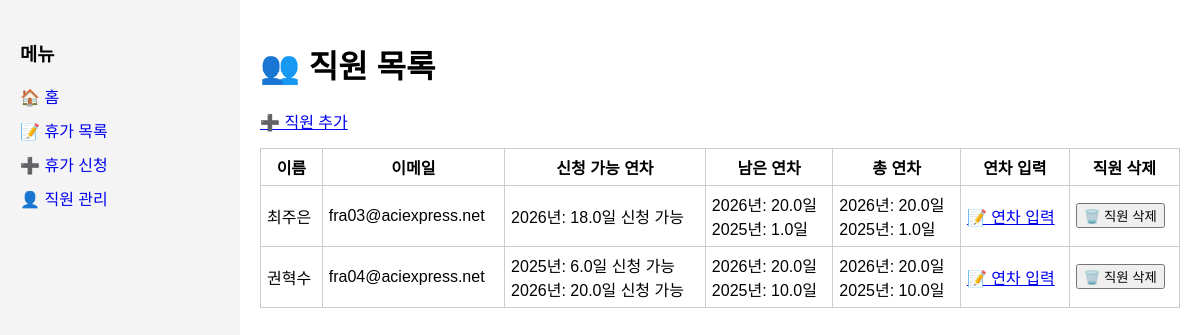
Screenshot of /users with the database file from the repository.
### app/models.py (models this page shows)
class User(db.Model):
    id = db.Column(db.Integer, primary_key=True)
    name = db.Column(db.String(50), nullable=False)
    email = db.Column(db.String(100))
    leaves = db.relationship(
        "Leave",
        backref="user",
        lazy=True,
        cascade="all, delete-orphan"
    )
    leave_balances = db.relationship(
        "LeaveBalance",
        back_populates="user",
        cascade="all, delete-orphan"
    )
    @property
    def remaining_leave_by_year(self):
        result = {}
        for balance in self.leave_balances:
            remaining = balance.total_days - (balance.used_days or 0)
            if remaining > 0:
                result[balance.year] = remaining
        return result
    @property
    def total_leave_by_year(self):
        result = {}
        for balance in self.leave_balances:
            result[balance.year] = balance.total_days
        return result
    @property
    def requestable_leave_by_year(self):
        result = {}
        balances = sorted(self.leave_balances, key=lambda b: b.year)
        available_by_year = {
            b.year: (b.total_days or 0.0) - (b.used_days or 0.0)
            for b in balances
        }
        pending_leaves = sorted(
            [l for l in self.leaves if l.status == "Pending"],
            key=lambda l: l.start_date
        )
        for leave in pending_leaves:
            remaining = leave.days
            for year in available_by_year:
                if year > leave.start_date.year:
                    continue
                if remaining <= 0:
                    break
                deduct = min(available_by_year[year], remaining)
                available_by_year[year] -= deduct
                remaining -= deduct
        for year, days in available_by_year.items():
            if days > 0:
                result[year] = round(days, 1)
        return result

class LeaveBalance(db.Model):
    id = db.Column(db.Integer, primary_key=True)
    user_id = db.Column(db.Integer, db.ForeignKey("user.id"), nullable=False)
    year = db.Column(db.Integer, nullable=False)
    total_days = db.Column(db.Float, default=15.0)
    used_days = db.Column(db.Float, default=0.0)
    pending_days = db.Column(db.Float, default=0.0)
    user = db.relationship("User", back_populates="leave_balances")

### app/routes.py (the view)
@bp.route("/users")
def user_list():
    users = User.query.all()
    return render_template("users.html", users=users)

### app/models.py (called while the page is built)
    @property
    def days(self):
        return 0.5 if self.half_day else (self.end_date - self.start_date).days + 1

### app/templates/users.html (shortened to what this page needs)
{% extends "layout.html" %}
{% block content %}
<h1>👥 직원 목록</h1>
<div style="margin-bottom:15px;">
    <a href="{{ url_for('main.add_user') }}">➕ 직원 추가</a>
</div>
<table border="1" cellpadding="5">
<tr>
    <th>이름</th>
    <th>이메일</th>
    <th>신청 가능 연차</th>
    <th>남은 연차</th>
    <th>총 연차</th>
    <th>연차 입력</th>
    <th>직원 삭제</th>
</tr>
{% for user in users %}
<tr>
    <td>{{ user.name }}</td>
    <td>{{ user.email }}</td>
    <td>
    {% for year, days in user.requestable_leave_by_year.items() %}
        {{ year }}년: {{ days }}일 신청 가능<br>
    {% else %}
        없음
    {% endfor %}
    </td>
    <td>
    {% for year, remaining in user.remaining_leave_by_year.items() %}
        {{ year }}년: {{ remaining }}일<br>
    {% else %}
        없음
    {% endfor %}
    </td>
    <td>
    {% for year, total in user.total_leave_by_year.items() %}
        {{ year }}년: {{ total }}일<br>
    {% else %}
        없음
    {% endfor %}
    </td>
    <td><a href="{{ url_for('main.add_leave_balance', user_id=user.id) }}">📝 연차 입력</a></td>
    <td>
        <form method="POST" action="{{ url_for('main.delete_user', user_id=user.id) }}">
            <button onclick="return confirm('삭제하시겠습니까?')">🗑️ 직원 삭제</button>
        </form>
    </td>
</tr>
{% endfor %}
</table>
{% endblock %}

### app/templates/layout.html (shortened to what this page needs)
<!DOCTYPE html>
<html lang="ko">
<head>
    <link href="https://cdn.jsdelivr.net/npm/fullcalendar@6.1.11/index.global.min.css" rel="stylesheet">
</head>
<body>
    <div id="sidebar">
        <h3>메뉴</h3>
        <a href="/">🏠 홈</a>
        <a href="/leaves">📝 휴가 목록</a>
        <a href="/leaves/add">➕ 휴가 신청</a>
        <a href="/users">👤 직원 관리</a>
    </div>
    <div id="content">
        {% block content %}{% endblock %}
    </div>
</body>
</html>

### app/templates/layout.html (style rules this page uses)
body { margin:0; display:flex; font-family:Arial; }
#sidebar { width:200px; background:#f4f4f4; padding:20px; height:100vh; }
#sidebar a { display:block; margin:10px 0; text-decoration:none; }
#content { flex:1; padding:20px; }
table { border-collapse:collapse; width:100%; }
th,td { border:1px solid #ccc; padding:6px; }

### rows the page displays
User: name "최주은", email "fra03@aciexpress.net"
LeaveBalance: year "2026", days "18.0", total_days "20.0"
LeaveBalance: year "2025", total_days "1.0"
User: name "권혁수", email "fra04@aciexpress.net"
LeaveBalance: year "2025", days "6.0", total_days "10.0"
LeaveBalance: year "2026", total_days "20.0"
